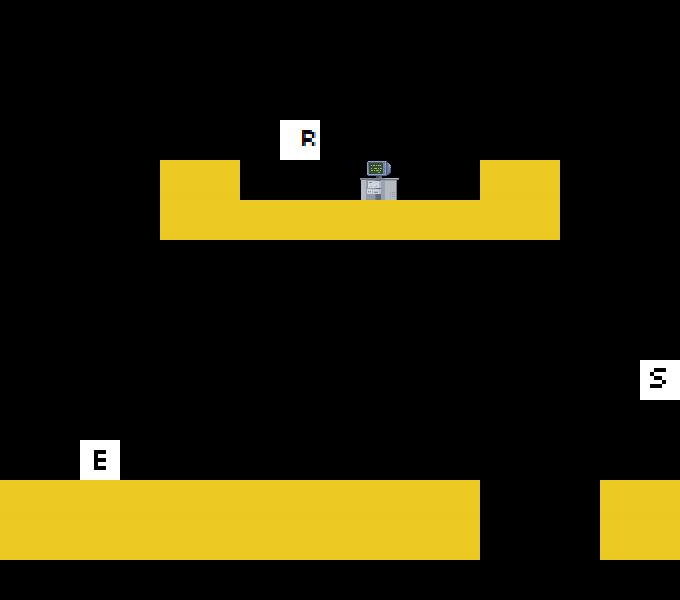

Tiled map render using the project's own tile images. Description and the map definition, with tile-layer contents summarised, below:
An orthogonal 17x15 tile map with 40x40 px tiles, 2 tile layers (art, data).

<map version="1.0" orientation="orthogonal" width="17" height="15" tilewidth="40" tileheight="40">
 <tileset firstgid="1" name="tileset" tilewidth="40" tileheight="40">
  <image source="../tileset.png" width="200" height="200" />
 </tileset>
 <layer name="art" width="17" height="15">
  <data>[255 cells, 44 non-empty, 3 distinct tile ids]</data>
 </layer>
 <layer name="data" width="17" height="15">
  <data>[255 cells, 2 non-empty, 2 distinct tile ids]</data>
 </layer>
</map>
